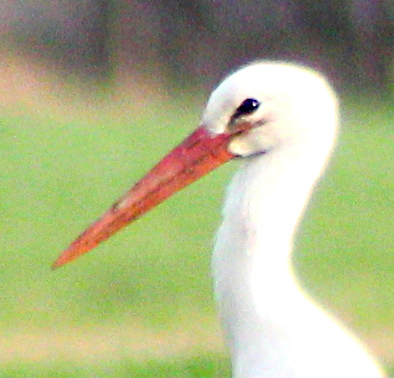
#> input picture exercise_02/exercise_02/data/input1.jpg, 394 x 378 px
$ python convo.py
#> lines starting #> are read from the running program, lines starting #| are printed output that depends on the picture
from PIL import Image
import numpy as np
import os
import matplotlib.pyplot as plt

def make_kernel(ksize, sigma):
    if ksize % 2 == 0:
        raise ValueError("Kernel size must be odd")

    center = ksize // 2
    y, x = np.ogrid[-center:center+1, -center:center+1]

    kernel = np.exp(-(x**2 + y**2)/(2*sigma**2))
    kernel = kernel / (2*np.pi*sigma**2)

    kernel = kernel / kernel.sum()

    return kernel


def slow_convolve(arr, k):

    i_height, i_width = arr.shape
    k_height, k_width = k.shape

    pad_h = k_height // 2
    pad_w = k_width // 2

    padded = np.pad(arr, ((pad_h, pad_h), (pad_w, pad_w)), mode='constant', constant_values=0)

    output = np.zeros_like(arr)

    k_flipped = np.flip(np.flip(k, 0), 1)

    for i in range(i_height):
        for j in range(i_width):
            region = padded[i:i+k_height, j:j+k_width]
            output[i, j] = np.sum(region * k_flipped)

    return output.astype(arr.dtype)

if __name__ == '__main__':
    data_dir = 'data'
    image_name = 'input1.jpg'
    image_path = os.path.join(data_dir, image_name)

    print(f"Loading image from: {image_path}")

    im = np.array(Image.open(image_path))
#> im is the input picture: shape (378, 394, 3); mean R, G, B 174.1, 180, 136.5
    print("Image shape:", im.shape)
#| Image shape: (378, 394, 3)
    print("Image dtype:", im.dtype)
#| Image dtype: uint8


    k = make_kernel(5, 4)
    im_float = im.astype(np.float32)

    sharpened = np.zeros_like(im_float)
    blurred = np.zeros_like(im_float)


    for channel in range(3):

        blurred[:,:,channel] = slow_convolve(im_float[:,:,channel], k)
        unsharp_mask = im_float[:,:,channel] - blurred[:,:,channel]
        sharpened[:,:,channel] = im_float[:,:,channel] + unsharp_mask
#> this loop made 3 passes
#> pass 1, in slow_convolve, `padded = np.pad(arr, ((pad_h, pad_h), (pad_w, pad_w)), mode='constant'..`:
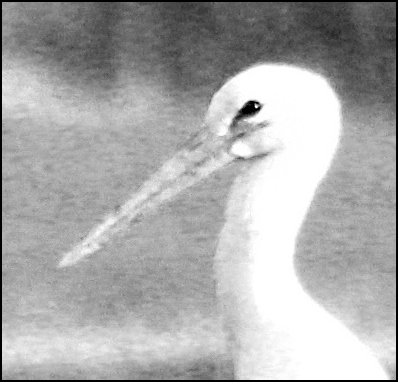
#> padded: shape (382, 398) float32; min 0, max 255, mean 170.5
#> pass 1, `unsharp_mask = im_float[:,:,channel] - blurred[:,:,channel]`:
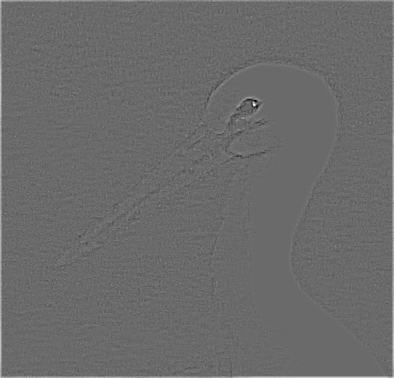
#> unsharp_mask: shape (378, 394) float32; min -110, max 153.4, mean 0.9; drawn with min black and max white
#> pass 2, in slow_convolve (call 2), `padded = np.pad(arr, ((pad_h, pad_h), (pad_w, pad_w)), mode='constant'..`:
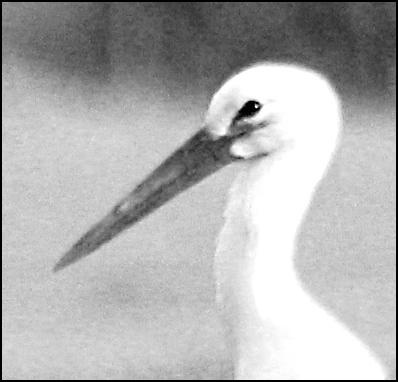
#> padded: shape (382, 398) float32; min 0, max 255, mean 176.3
#> after the loop:
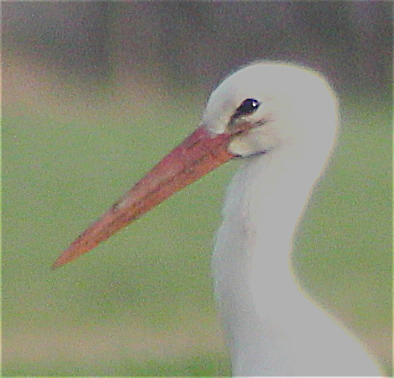
#> sharpened: shape (378, 394, 3) float32; mean R, G, B 175, 181, 137.2; drawn with min black and max white


    sharpened = np.clip(sharpened, 0, 255).astype(np.uint8)

    plt.figure(figsize=(20, 5))

    # Original image
    plt.subplot(141)
    plt.imshow(im)
    plt.title('Original Image')
    plt.axis('off')

    # Blurred image
    plt.subplot(142)
    plt.imshow(blurred.astype(np.uint8))
    plt.title('Blurred Image')
    plt.axis('off')

    # Unsharp mask
    plt.subplot(143)
    unsharp_mask_display = np.clip((im_float - blurred) * 5 + 128, 0, 255).astype(np.uint8)
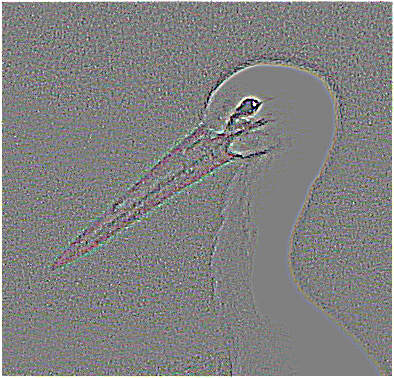
#> unsharp_mask_display: shape (378, 394, 3); mean R, G, B 130, 130, 129.9
    plt.imshow(unsharp_mask_display)
    plt.title('Unsharp Mask (scaled)')
    plt.axis('off')

    # Sharpened image
    plt.subplot(144)
    plt.imshow(sharpened)
    plt.title(f'Sharpened Image')
    plt.axis('off')

    plt.tight_layout()
    plt.show()
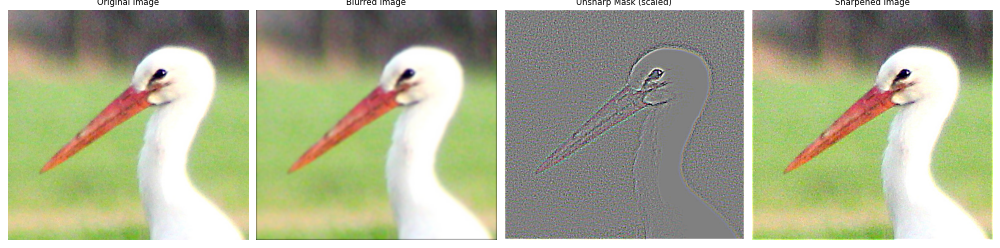
#> figure drawn by matplotlib, 4 panels

    output_path = os.path.join(data_dir, f"sharpened_{image_name}")
    Image.fromarray(sharpened).save(output_path)
    print(f"Saved sharpened image as: {output_path}")

$ run again, with exercise_02/exercise_02/data/input2.jpg copied over exercise_02/exercise_02/data/input1.jpg
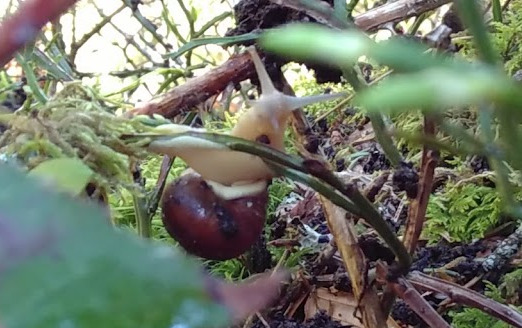
#> input picture exercise_02/exercise_02/data/input2.jpg, 522 x 328 px
#> im is the input picture: shape (328, 522, 3); mean R, G, B 114, 120.7, 105.2
#| Image shape: (328, 522, 3)
#| Image dtype: uint8
#> after the loop `for channel in range(3):`:
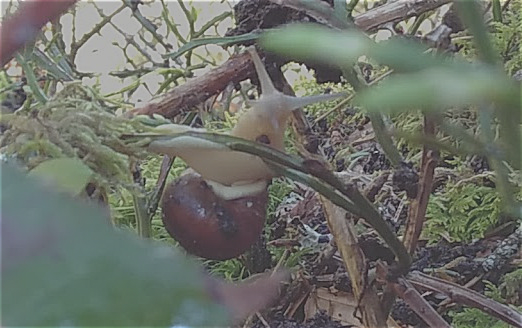
#> sharpened: shape (328, 522, 3) float32; mean R, G, B 114.7, 121.4, 105.8; drawn with min black and max white
#> `plt.show()`:
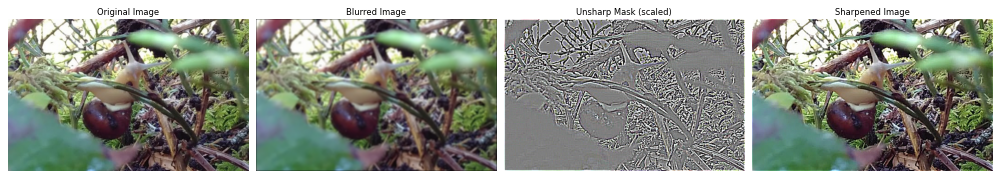
#> figure drawn by matplotlib, 4 panels

$ run again, with exercise_02/exercise_02/data/input3.jpg copied over exercise_02/exercise_02/data/input1.jpg
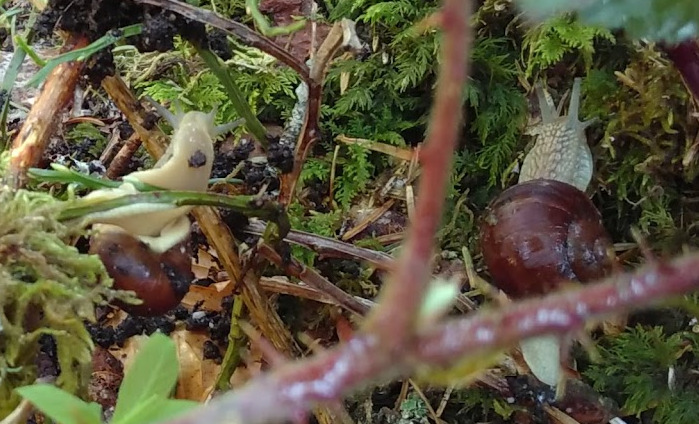
#> input picture exercise_02/exercise_02/data/input3.jpg, 699 x 424 px
#> im is the input picture: shape (424, 699, 3); mean R, G, B 92.7, 86.7, 63
#| Image shape: (424, 699, 3)
#| Image dtype: uint8
#> after the loop `for channel in range(3):`:
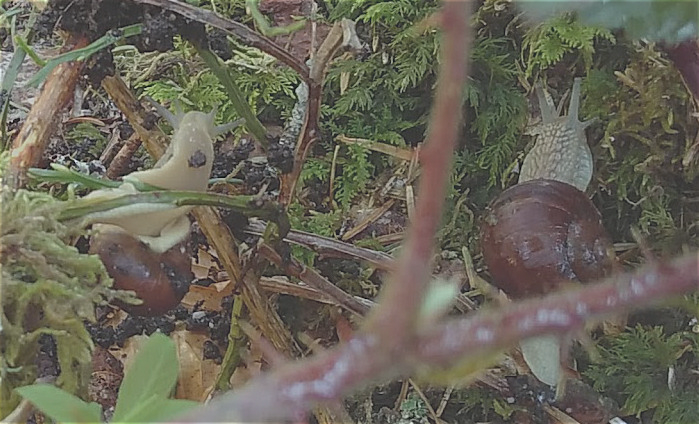
#> sharpened: shape (424, 699, 3) float32; mean R, G, B 93.2, 87.1, 63.3; drawn with min black and max white
#> `plt.show()`:
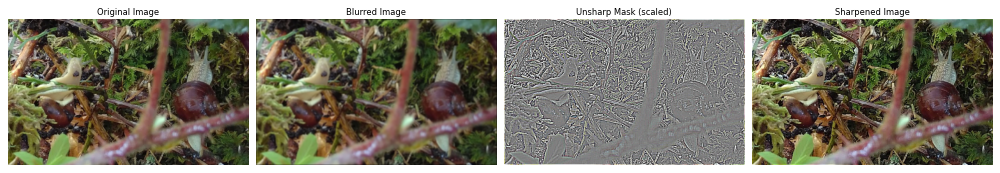
#> figure drawn by matplotlib, 4 panels
